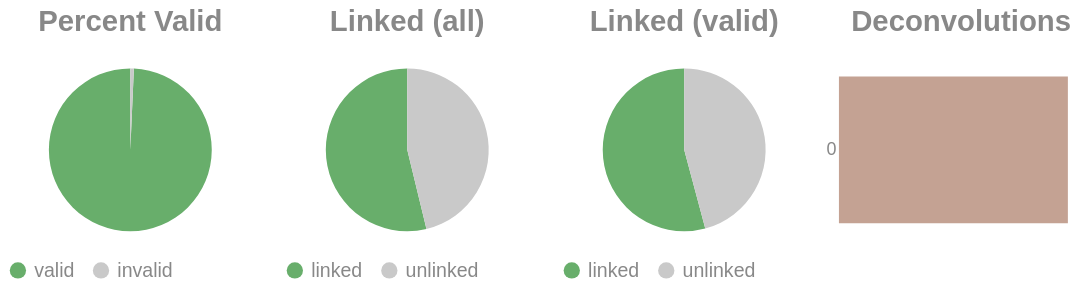

Source (notebook cell):
### Code cell
if SKIPLR:
    pass
else:
    clash = Counter()
    for i in valids['molecule'].to_list():
        _mol = i.split("-")
        if len(_mol) == 1:
            clash.update('0')
        else:
            clash.update(_mol[-1])

    _d = {"deconvolutions": [], 'count': []}
    for k,v in clash.items():
        _d['deconvolutions'].append(k)
        _d['count'].append(v)

    tot_valid = valids['reads'].sum()
    mask = valids['reads'] >= 2
    n_linked_reads = valids.filter(mask)['reads'].sum()
    if n_linked_reads == 0:
        print_html("No linked molecules (>=2 reads) were detected; skipping linked-only distributions.")
        SKIPLR = True
    else:
        perc_valid = round(tot_valid / n_reads, 4)
        linked_perc_abs = round(n_linked_reads / n_reads, 4)
        linked_perc = round(n_linked_reads / tot_valid, 4)

    _valid = pl.DataFrame({"valids": ['valid', 'invalid'], "count": [tot_valid, n_reads - tot_valid]})
    _linked_abs = pl.DataFrame({"linked (absolute)": ['linked', 'unlinked'], "count": [n_linked_reads, n_reads - n_linked_reads]})
    _linked_rel = pl.DataFrame({"linked (valids)": ['linked', 'unlinked'], "count": [n_linked_reads, tot_valid - n_linked_reads]})

    (
        alt.hconcat(
            piechart(_valid, goodval = 'valid', title = "Percent Valid"),
            piechart(_linked_abs, goodval = "linked", title =  "Linked (all)"),
            piechart(_linked_rel, goodval = "linked", title =  "Linked (valid)"),
            convolutionbar(pl.DataFrame(_d), title = "Deconvolutions"),
            center = True,
            bounds = 'flush'
        )
        .resolve_scale(color='independent')
        .resolve_legend('independent')
        .properties(usermeta={'embedOptions': {"actions": False}})
    ).display()

### Figure 1 — Vega-Lite specification as saved in the notebook (floating-point values rounded to 4 significant figures)
{"width": "container", "height": 400, "config": {"title": {"anchor": "start", "dy": -15, "fontSize": 18, "color": "#888888", "subtitleColor": "#888888", "subtitleFontSize": 14}, "arc": {"fill": "#0072B2"}, "axis": {"domainColor": "#888888", "domainWidth": 0.5, "gridWidth": 0.2, "grid": false, "titleFontWeight": 400, "titleFontSize": 15, "labelFontSize": 11, "labelColor": "#888888", "tickColor": "#888888", "tickWidth": 0.2, "titleColor": "#888888"}, "axisBand": {"grid": false}, "axisX": {"grid": true, "tickSize": 10, "domainCap": "round"}, "axisY": {"domain": false, "grid": true, "tickSize": 0, "domainCap": "round"}, "background": "transparent", "header": {"labelFontSize": 15, "labelColor": "#888888", "titleFontSize": 15, "titleFontWeight": 600, "titleColor": "#888888"}, "legend": {"labelFont": "sans-serif", "labelFontSize": 12, "labelColor": "#888888", "symbolSize": 100, "symbolType": "circle", "titleFontSize": 12, "titlePadding": 10, "titleColor": "#888888", "title": null}, "range": {"category": ["#E69F00", "#56B4E9", "#009E73", "#F0E442", "#0072B2", "#D55E00", "#CC79A7", "#000000"], "diverging": ["#cfe8f3", "#a2d4ec", "#73bfe2", "#46abdb", "#1696d2", "#12719e"]}, "area": {"fill": "#0072B2", "fillOpacity": 0.7, "line": true, "strokeOpacity": 0.7}, "line": {"color": "#0072B2", "stroke": "#0072B2", "strokeWidth": 2}, "trail": {"color": "#0072B2", "stroke": "#0072B2", "strokeWidth": 0, "size": 1}, "point": {"filled": true, "fillOpacity": 1.0, "size": 95}, "text": {"color": "#888888", "fontSize": 11, "align": "right", "fontWeight": 400, "size": 11}, "bar": {"fill": "#0072B2", "stroke": null}, "view": {"stroke": null, "continuousWidth": 660, "continuousHeight": 400}}, "hconcat": [{"data": {"name": "data-ea29782d0bb11eb29c86ce3c6ff4faaa"}, "mark": {"type": "arc"}, "encoding": {"color": {"field": "valids", "legend": {"orient": "bottom", "title": null}, "scale": {"domain": ["valid", "invalid"], "range": ["#68ae6b", "#C9C9C9"]}, "title": "Valids", "type": "nominal"}, "theta": {"field": "count", "type": "quantitative"}, "tooltip": [{"field": "valids", "title": "Valids", "type": "ordinal"}, {"field": "percent", "format": ".2%", "title": "Percent", "type": "quantitative"}, {"field": "count", "title": "Count", "type": "quantitative"}]}, "height": 100, "title": {"text": "Percent Valid", "align": "center", "anchor": "middle"}, "transform": [{"calculate": "datum.count / 8090067", "as": "percent"}], "width": 150}, {"data": {"name": "data-4e05924d37ffd37a372e474e861a938e"}, "mark": {"type": "arc"}, "encoding": {"color": {"field": "linked (absolute)", "legend": {"orient": "bottom", "title": null}, "scale": {"domain": ["linked", "unlinked"], "range": ["#68ae6b", "#C9C9C9"]}, "title": "Linked (Absolute)", "type": "nominal"}, "theta": {"field": "count", "type": "quantitative"}, "tooltip": [{"field": "linked (absolute)", "title": "Linked (Absolute)", "type": "ordinal"}, {"field": "percent", "format": ".2%", "title": "Percent", "type": "quantitative"}, {"field": "count", "title": "Count", "type": "quantitative"}]}, "height": 100, "title": {"text": "Linked (all)", "align": "center", "anchor": "middle"}, "transform": [{"calculate": "datum.count / 8090067", "as": "percent"}], "width": 150}, {"data": {"name": "data-039ce0d4a09e88a5ed9ec76a2b110fec"}, "mark": {"type": "arc"}, "encoding": {"color": {"field": "linked (valids)", "legend": {"orient": "bottom", "title": null}, "scale": {"domain": ["linked", "unlinked"], "range": ["#68ae6b", "#C9C9C9"]}, "title": "Linked (Valids)", "type": "nominal"}, "theta": {"field": "count", "type": "quantitative"}, "tooltip": [{"field": "linked (valids)", "title": "Linked (Valids)", "type": "ordinal"}, {"field": "percent", "format": ".2%", "title": "Percent", "type": "quantitative"}, {"field": "count", "title": "Count", "type": "quantitative"}]}, "height": 100, "title": {"text": "Linked (valid)", "align": "center", "anchor": "middle"}, "transform": [{"calculate": "datum.count / 8033566", "as": "percent"}], "width": 150}, {"data": {"name": "data-c7497c4ded930f1f6d3ad7a4f88562f1"}, "mark": {"type": "bar"}, "encoding": {"color": {"field": "deconvolutions", "legend": null, "scale": {"scheme": "lightgreyred"}, "type": "nominal"}, "tooltip": [{"field": "deconvolutions", "title": "Deconvolutions", "type": "ordinal"}, {"field": "percent", "format": ".2%", "title": "Percent", "type": "quantitative"}, {"field": "count", "title": "Count", "type": "quantitative"}], "x": {"axis": null, "field": "count", "type": "quantitative"}, "y": {"field": "deconvolutions", "sort": "ascending", "title": null, "type": "nominal"}}, "height": 100, "title": {"text": "Deconvolutions", "align": "center", "anchor": "middle"}, "transform": [{"calculate": "datum.count / 5153179", "as": "percent"}], "width": 150}], "bounds": "flush", "center": true, "resolve": {"legend": {"angle": "independent"}, "scale": {"color": "independent"}}, "usermeta": {"embedOptions": {"actions": false}}, "$schema": "https://vega.github.io/schema/vega-lite/v6.1.0.json", "datasets": {"data-ea29782d0bb11eb29c86ce3c6ff4faaa": [{"valids": "valid", "count": 8033566}, {"valids": "invalid", "count": 56501}], "data-4e05924d37ffd37a372e474e861a938e": [{"linked (absolute)": "linked", "count": 4351828}, {"linked (absolute)": "unlinked", "count": 3738239}], "data-039ce0d4a09e88a5ed9ec76a2b110fec": [{"linked (valids)": "linked", "count": 4351828}, {"linked (valids)": "unlinked", "count": 3681738}], "data-c7497c4ded930f1f6d3ad7a4f88562f1": [{"deconvolutions": "0", "count": 5153179}]}}
